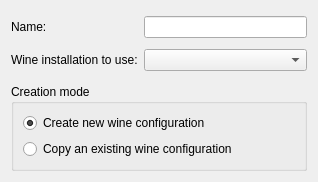
<ui version="4.0" >
 <class>CreateConfigurationDialog</class>
 <widget class="QWidget" name="CreateConfigurationDialog" >
  <property name="geometry" >
   <rect>
    <x>0</x>
    <y>0</y>
    <width>318</width>
    <height>182</height>
   </rect>
  </property>
  <layout class="QVBoxLayout" name="verticalLayout_2" >
   <item>
    <layout class="QFormLayout" name="formLayout" >
     <item row="0" column="0" >
      <widget class="QLabel" name="nameLabel" >
       <property name="sizePolicy" >
        <sizepolicy vsizetype="Expanding" hsizetype="Preferred" >
         <horstretch>0</horstretch>
         <verstretch>0</verstretch>
        </sizepolicy>
       </property>
       <property name="text" >
        <string>Name:</string>
       </property>
      </widget>
     </item>
     <item row="0" column="1" >
      <widget class="KLineEdit" name="nameEdit" />
     </item>
     <item row="1" column="0" >
      <widget class="QLabel" name="comboLabel" >
       <property name="sizePolicy" >
        <sizepolicy vsizetype="Expanding" hsizetype="Preferred" >
         <horstretch>0</horstretch>
         <verstretch>0</verstretch>
        </sizepolicy>
       </property>
       <property name="text" >
        <string>Wine installation to use:</string>
       </property>
      </widget>
     </item>
     <item row="1" column="1" >
      <widget class="QComboBox" name="comboBox" />
     </item>
    </layout>
   </item>
   <item>
    <widget class="QGroupBox" name="groupBox" >
     <property name="title" >
      <string>Creation mode</string>
     </property>
     <layout class="QVBoxLayout" name="verticalLayout" >
      <item>
       <widget class="QRadioButton" name="createRadio" >
        <property name="text" >
         <string>Create new wine configuration</string>
        </property>
        <property name="checked" >
         <bool>true</bool>
        </property>
       </widget>
      </item>
      <item>
       <widget class="QRadioButton" name="copyRadio" >
        <property name="text" >
         <string>Copy an existing wine configuration</string>
        </property>
       </widget>
      </item>
     </layout>
    </widget>
   </item>
  </layout>
 </widget>
 <customwidgets>
  <customwidget>
   <class>KLineEdit</class>
   <extends>QLineEdit</extends>
   <header>klineedit.h</header>
  </customwidget>
 </customwidgets>
 <resources/>
 <connections/>
</ui>
